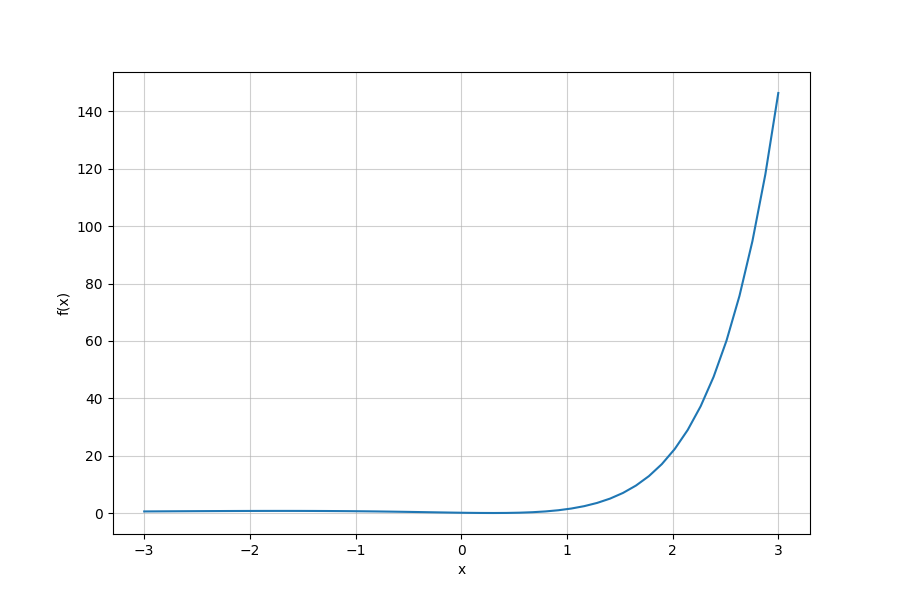

Python code for this plot:
# PS7 -- Dario Loprete -- [email redacted]
# Problem 2

# imported packages
import numpy as np
import scipy.optimize as opt
import matplotlib.pyplot as plt

# Test function
def f(x):
    return (x-0.3)**2*np.exp(x)

# Golden Section Search (GSS)
def gss (f, a, b, c):
    gsection = (3. - np.sqrt(5)) / 2
    if((b - a) > (c - b)):
        x = b
        b = b - gsection * (b - a)
    else:
        x = b + gsection * (c - b)
            
    if(f(b) < f(x)):
        c = x
    else:
        a = b
        b = x 
    return a,b,c
    
# Brent's 1D minimization method
def brent (f, a, b, c, tol = 1e-8):

    condition = np.abs(a-c) > tol           # we stop the method when the bracketing interval is smaller than some tolerance
    step = 0                                # this is the distance moved on the step before last in the SPI (Successive Parabolic Interpolation)
    i = 0
    max = 200                               # maximum number of iteration

    while(condition) and (i < max):
        
        fa = f(a)
        fb = f(b)
        fc = f(c)
        denom = (b - a) * (fb - fc) - (b -c) * (fb - fa)
        numer = (b - a)**2 * (fb - fc) - (b -c)**2 * (fb - fa)

        if denom < 1.e-15:                  # denominator is zero -> do GSS
            a,b,c = gss(f,a,b,c)
        
        else:                               # try SPI
            step_old = step
            step = - 0.5 * numer / denom
            x = b + step
      
            if (x < a or x > c) or (np.abs(step) > 0.5*np.abs(step_old)): # SPI not well behaved -> do GGS
                a,b,c = gss(f,a,b,c)    
            else:                                                         # else continue with SPI
                if x < b:
                    c = b
                else:
                    a = b   
        i += 1
        condition = np.abs(a-c) > tol

    return 0.5*(a+c)    # when tolerance is reached or number of iterations has reached maximum, returns minimum point


# Plot of function
x_values = np.linspace(-3,3)
plt.figure(figsize=(9,6))

plt.xlabel("x")
plt.ylabel("f(x)")

plt.plot(x_values, f(x_values))
plt.grid(True, alpha = 0.6)
plt.savefig("prob_2.png")

plt.close()

# from plot we see that the minimum is surely between -2 and 3, so we choose a=-2, b=-1, c=3
a = -2
b = -1
c = 3
min = brent(f,a,b,c)
min_scipy = opt.brent(f, brack=(a,b,c))

print("Min (brent): ", min)
print("Min (scipy): ", min_scipy)
print("Difference: ", np.abs(min - min_scipy))